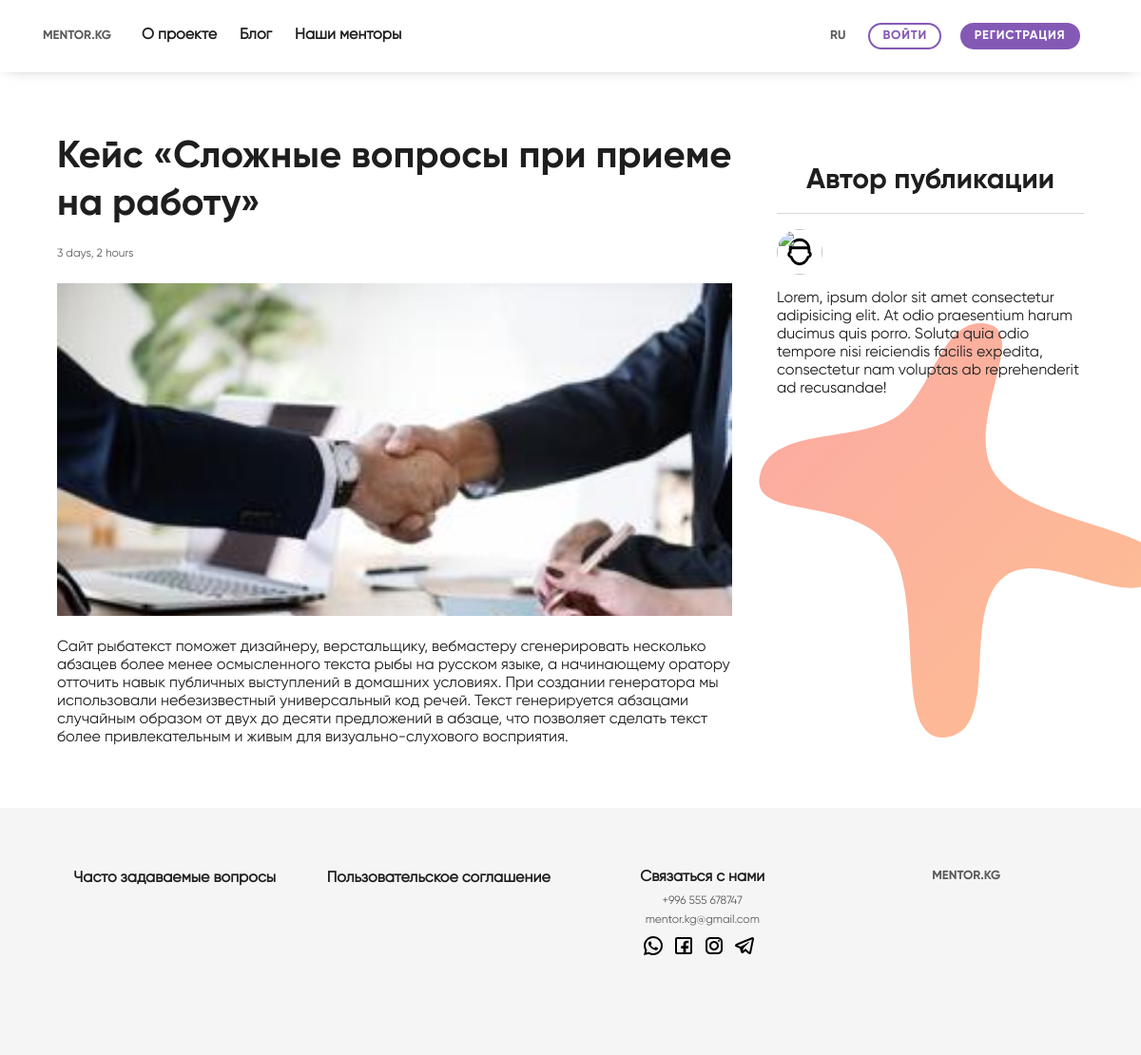
The page /blog/1/ on the database as committed earlier.
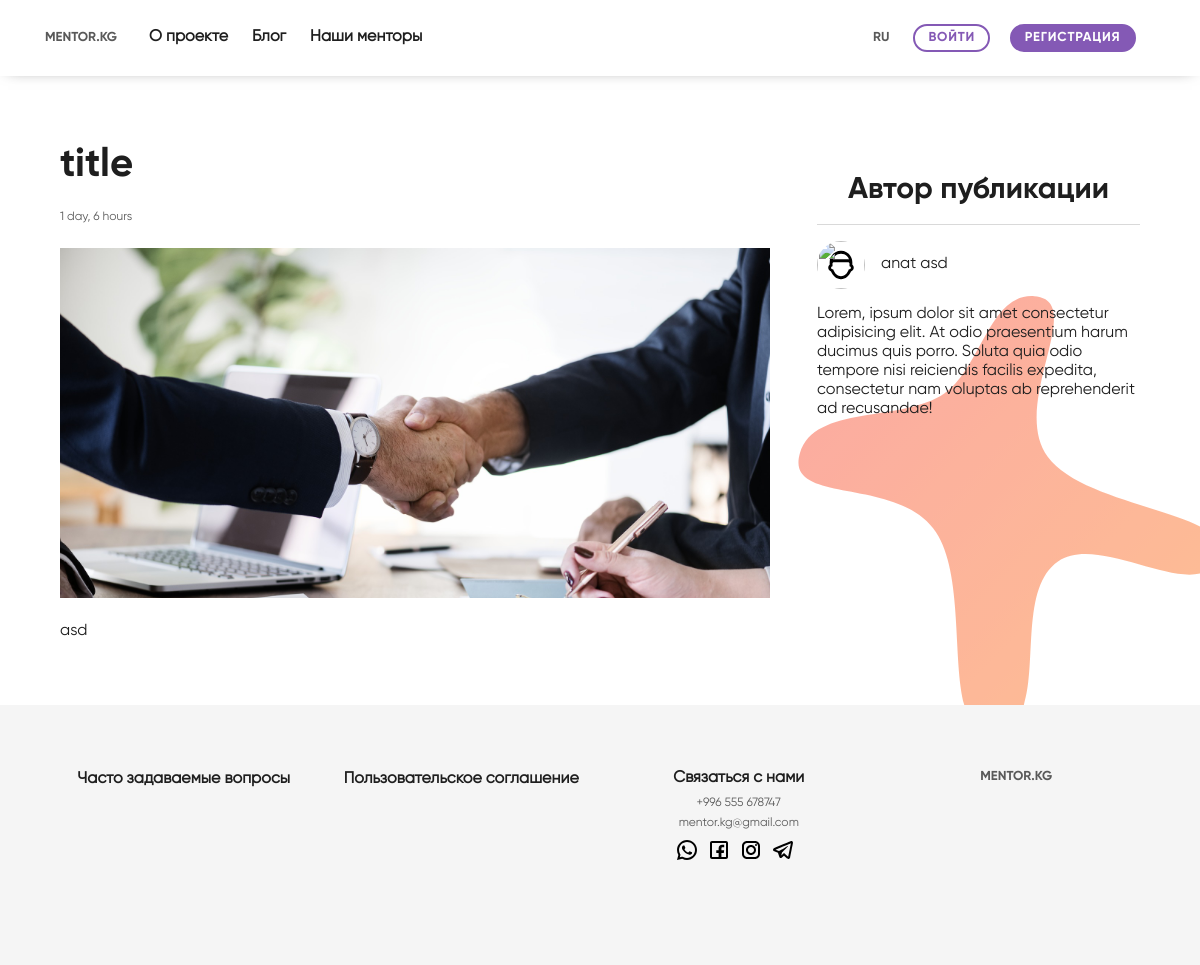
The same page on the database as committed later.
### blog/models.py (models this page shows, shortened)
class Blog(models.Model):
    user = models.ForeignKey(User, on_delete=models.CASCADE)
    title = models.CharField(max_length=100)
    content = models.TextField()
    updated = models.DateTimeField(auto_now=True)
    timestamp = models.DateTimeField(auto_now_add=True)

class BlogImage(models.Model):
    image = models.ImageField(null=True, blank=True, upload_to='blog_images')
    blog = models.ForeignKey(Blog, on_delete=models.CASCADE)

### blog/views.py (the view)
# urls.py: path('<int:pk>/', BlogDetailView.as_view(), name='detail'),
class BlogDetailView(DetailView):
    queryset = Blog.objects.all()

### blog/templates/blog/blog_detail.html (shortened to what this page needs)
{% extends "base.html" %} {% block content %}
<main class="main">
  <div class="background-blobs">
    <section>
      <div class="container publication">
        <div class="col-sm-12 col-lg-8 col-md-8">
          <div class="publication-card">
            <h4 class="font-title">
              {{ object.title }}
            </h4>
            <p class="font-text-sm">{{ object.timestamp | timesince }}</p>
            <div class="publication-card__img">
              <img src="{{ object.blogimage_set.first.image.url }}" alt="" />
            </div>
            <p class="font-text">
              {{ object.content }}
            </p>
          </div>
        </div>
        <div class="publication-author-card col-sm-12 col-lg-4 col-md-4">
          <div class="publication-author-card__card-header">
            <h4 class="font-title-sm">Автор публикации</h4>
          </div>
          <div class="publication-author-card__card-body">
            <div class="publication-author-card__card-body__author">
              <img class="publication-author-card__card-body__author__avatar" src="{{ object.user.image.url }}>" alt=""/>
              <div class="publication-author-card__card-body__author__name">
                <h5 class="font-text">
                  <a href="{% url 'profiles:account_detail' object.user.username %}"
                    >{{ object.user.first_name }} {{ object.user.last_name }}</a
                  >
                </h5>
              </div>
            </div>
            <p
              class="publication-author-card__card-body__card-body__content font-text"
            >
              Lorem, ipsum dolor sit amet consectetur adipisicing elit. At odio
              praesentium harum ducimus quis porro. Soluta quia odio tempore
              nisi reiciendis facilis expedita, consectetur nam voluptas ab
              reprehenderit ad recusandae!
            </p>
          </div>
        </div>
      </div>
    </section>
  </div>
</main>
{% endblock content %}

Rows that differ between the two databases and show on the page:
changed Blog: title "Кейс «Сложные вопросы при приеме на работу»" → "title"; timestamp "3 days, 2 hours" → "1 day, 6 hours"; blogimage_set.first.image: a different picture; content "Сайт рыбатекст поможет дизайнеру, верстальщику, вебмастеру сгенерировать несколько абзацев более менее осмысленного текста рыбы на русском языке, а начинающему оратору отточить навык публичных выступлений в домашних условиях. При создании генератора мы использовали небезизвестный универсальный код речей. Текст генерируется абзацами случайным образом от двух до десяти предложений в абзаце, что позволяет сделать текст более привлекательным и живым для визуально-слухового восприятия." → "asd"; user.first_name (not shown) → "anat"; user.last_name (not shown) → "asd"
